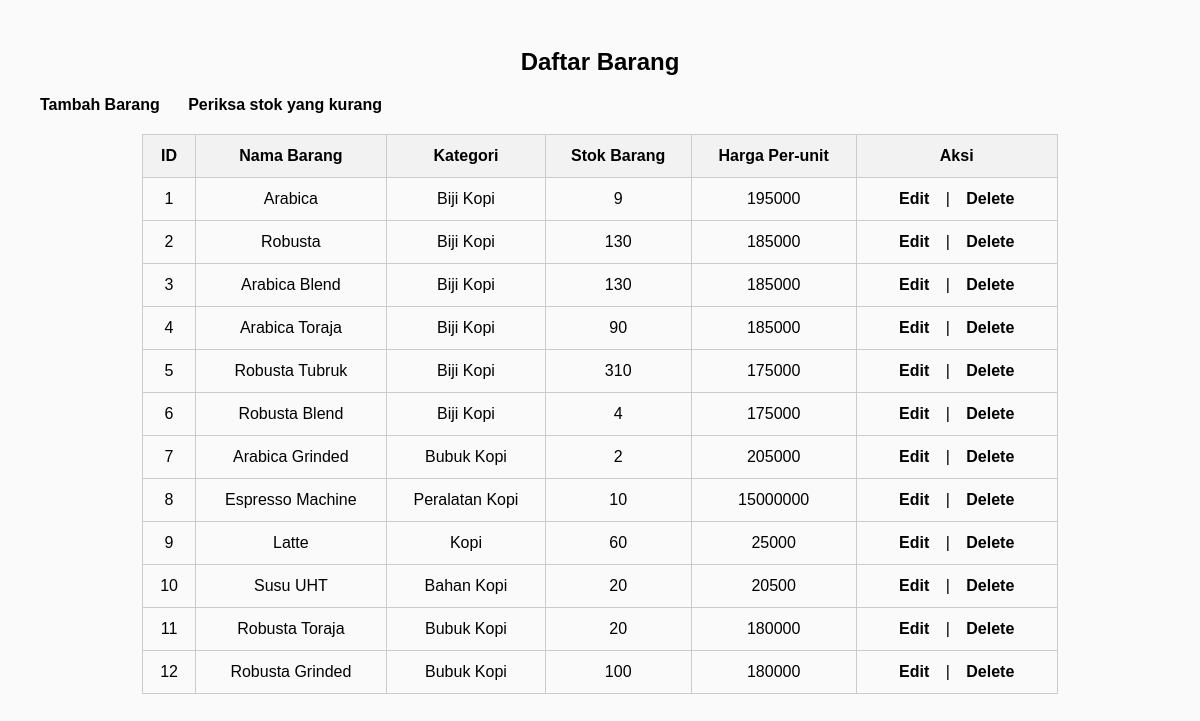
The page / on the database its author committed.
### tables this page shows
CREATE TABLE `barang` (
  `id_barang` int NOT NULL,
  `nama` varchar(20) NOT NULL,
  `kategori` varchar(100) NOT NULL,
  `stok` int NOT NULL,
  `harga` int NOT NULL
);

### index.php (the view, shortened to what this page needs)
<?php
include_once("koneksi.php");
$hasil = mysqli_query($mysqli, "SELECT * FROM barang");
?>
<!DOCTYPE html>
<html>
<head>
</head>
<body>
<h2>Daftar Barang</h2>
<a href="tambah.php">Tambah Barang</a>
<a href="stokKurang.php">Periksa stok yang kurang</a>
<table>
    <tr>
        <th>ID</th>
        <th>Nama Barang</th>
        <th>Kategori</th>
        <th>Stok Barang</th>
        <th>Harga Per-unit</th>
        <th>Aksi</th>
    </tr>
    <?php while($barang = mysqli_fetch_array($hasil)): ?>
        <tr>
            <td><?= $barang['id_barang']; ?></td>
            <td><?= $barang['nama']; ?></td>
            <td><?= $barang['kategori']; ?></td>
            <td><?= $barang['stok']; ?></td>
            <td><?= $barang['harga']; ?></td>
            <td>
                <a href="edit.php?id=<?= $barang['id_barang']; ?>">Edit</a> |
                <a href="delete.php?id=<?= $barang['id_barang']; ?>" onclick="return confirm('Yakin ingin hapus?')">Delete</a>
            </td>
        </tr>
    <?php endwhile; ?>
</table>
</body>
</html>

### index.php (style rules this page uses)
* { font-family: Arial, sans-serif; }
table { width: 80%; border-collapse: collapse; margin: 20px auto; font-family: Arial, sans-serif; }
th, td { padding: 12px; border: 1px solid #ccc; text-align: center; }
th { background-color: #f2f2f2; }
a { text-decoration: none; color: black; font-weight: bold; transition-duration: 0.3s; padding: 12px; }
body { background-color: #fafafa; padding: 20px; }
h2 { text-align: center; font-family: Arial, sans-serif; font-weight: bold; }

### rows shown on the page
barang: id_barang "1", nama "Arabica", kategori "Biji Kopi", stok "9", harga "195000"
barang: id_barang "2", nama "Robusta", kategori "Biji Kopi", stok "130", harga "185000"
barang: id_barang "3", nama "Arabica Blend", kategori "Biji Kopi", stok "130", harga "185000"
barang: id_barang "4", nama "Arabica Toraja", kategori "Biji Kopi", stok "90", harga "185000"
barang: id_barang "5", nama "Robusta Tubruk", kategori "Biji Kopi", stok "310", harga "175000"
barang: id_barang "6", nama "Robusta Blend", kategori "Biji Kopi", stok "4", harga "175000"
barang: id_barang "7", nama "Arabica Grinded", kategori "Bubuk Kopi", stok "2", harga "205000"
barang: id_barang "8", nama "Espresso Machine", kategori "Peralatan Kopi", stok "10", harga "15000000"
barang: id_barang "9", nama "Latte", kategori "Kopi", stok "60", harga "25000"
barang: id_barang "10", nama "Susu UHT", kategori "Bahan Kopi", stok "20", harga "20500"
barang: id_barang "11", nama "Robusta Toraja", kategori "Bubuk Kopi", stok "20", harga "180000"
barang: id_barang "12", nama "Robusta Grinded", kategori "Bubuk Kopi", stok "100", harga "180000"
